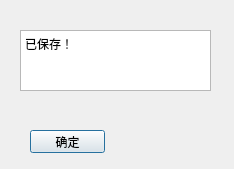
<?xml version="1.0" encoding="UTF-8"?>
<ui version="4.0">
 <class>Dialog</class>
 <widget class="QDialog" name="Dialog">
  <property name="geometry">
   <rect>
    <x>0</x>
    <y>0</y>
    <width>234</width>
    <height>169</height>
   </rect>
  </property>
  <property name="windowTitle">
   <string>Dialog</string>
  </property>
  <widget class="QTextBrowser" name="textBrowser">
   <property name="geometry">
    <rect>
     <x>20</x>
     <y>30</y>
     <width>191</width>
     <height>61</height>
    </rect>
   </property>
   <property name="html">
    <string>&lt;!DOCTYPE HTML PUBLIC &quot;-//W3C//DTD HTML 4.0//EN&quot; &quot;http://www.w3.org/TR/REC-html40/strict.dtd&quot;&gt;
&lt;html&gt;&lt;head&gt;&lt;meta name=&quot;qrichtext&quot; content=&quot;1&quot; /&gt;&lt;style type=&quot;text/css&quot;&gt;
p, li { white-space: pre-wrap; }
&lt;/style&gt;&lt;/head&gt;&lt;body style=&quot; font-family:'SimSun'; font-size:9pt; font-weight:400; font-style:normal;&quot;&gt;
&lt;p style=&quot; margin-top:0px; margin-bottom:0px; margin-left:0px; margin-right:0px; -qt-block-indent:0; text-indent:0px;&quot;&gt;已保存！&lt;/p&gt;&lt;/body&gt;&lt;/html&gt;</string>
   </property>
  </widget>
  <widget class="QPushButton" name="pushButtonConfirm">
   <property name="geometry">
    <rect>
     <x>30</x>
     <y>130</y>
     <width>75</width>
     <height>23</height>
    </rect>
   </property>
   <property name="text">
    <string>确定</string>
   </property>
  </widget>
 </widget>
 <resources/>
 <connections/>
</ui>
